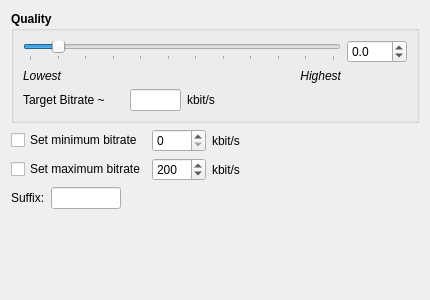
<?xml version="1.0" encoding="UTF-8"?>
<ui version="4.0">
 <class>OggEncWidgetUI</class>
 <widget class="QWidget" name="OggEncWidgetUI">
  <property name="geometry">
   <rect>
    <x>0</x>
    <y>0</y>
    <width>430</width>
    <height>300</height>
   </rect>
  </property>
  <property name="minimumSize">
   <size>
    <width>430</width>
    <height>300</height>
   </size>
  </property>
  <layout class="QGridLayout" name="gridLayout_2">
   <item row="0" column="0" colspan="4">
    <widget class="QGroupBox" name="groupBox">
     <property name="font">
      <font>
       <weight>75</weight>
       <bold>true</bold>
      </font>
     </property>
     <property name="title">
      <string>Quality</string>
     </property>
     <layout class="QGridLayout" name="gridLayout">
      <item row="0" column="0" colspan="4">
       <widget class="QSlider" name="horizontalSlider_quality">
        <property name="minimum">
         <number>-10</number>
        </property>
        <property name="maximum">
         <number>100</number>
        </property>
        <property name="pageStep">
         <number>10</number>
        </property>
        <property name="orientation">
         <enum>Qt::Horizontal</enum>
        </property>
        <property name="tickPosition">
         <enum>QSlider::TicksBelow</enum>
        </property>
       </widget>
      </item>
      <item row="0" column="4">
       <widget class="QDoubleSpinBox" name="kdoublenuminput_quality">
        <property name="sizePolicy">
         <sizepolicy hsizetype="Fixed" vsizetype="Fixed">
          <horstretch>0</horstretch>
          <verstretch>0</verstretch>
         </sizepolicy>
        </property>
        <property name="maximumSize">
         <size>
          <width>60</width>
          <height>16777215</height>
         </size>
        </property>
        <property name="baseSize">
         <size>
          <width>0</width>
          <height>0</height>
         </size>
        </property>
        <property name="font">
         <font>
          <weight>50</weight>
          <bold>false</bold>
         </font>
        </property>
        <property name="minimum">
         <double>-1.000000000000000</double>
        </property>
        <property name="maximum">
         <double>10.000000000000000</double>
        </property>
        <property name="singleStep">
         <double>1.000000000000000</double>
        </property>
        <property name="decimals">
         <number>1</number>
        </property>
       </widget>
      </item>
      <item row="1" column="0">
       <widget class="QLabel" name="label_lowest">
        <property name="font">
         <font>
          <weight>50</weight>
          <italic>true</italic>
          <bold>false</bold>
         </font>
        </property>
        <property name="text">
         <string>Lowest</string>
        </property>
       </widget>
      </item>
      <item row="1" column="3">
       <widget class="QLabel" name="label_highest">
        <property name="font">
         <font>
          <weight>50</weight>
          <italic>true</italic>
          <bold>false</bold>
         </font>
        </property>
        <property name="mouseTracking">
         <bool>true</bool>
        </property>
        <property name="text">
         <string>Highest</string>
        </property>
        <property name="alignment">
         <set>Qt::AlignRight|Qt::AlignTrailing|Qt::AlignVCenter</set>
        </property>
       </widget>
      </item>
      <item row="2" column="0">
       <widget class="QLabel" name="label_targetbitrate">
        <property name="sizePolicy">
         <sizepolicy hsizetype="Preferred" vsizetype="Preferred">
          <horstretch>0</horstretch>
          <verstretch>0</verstretch>
         </sizepolicy>
        </property>
        <property name="minimumSize">
         <size>
          <width>101</width>
          <height>0</height>
         </size>
        </property>
        <property name="maximumSize">
         <size>
          <width>101</width>
          <height>16777215</height>
         </size>
        </property>
        <property name="font">
         <font>
          <weight>50</weight>
          <bold>false</bold>
         </font>
        </property>
        <property name="text">
         <string>Target Bitrate ~</string>
        </property>
       </widget>
      </item>
      <item row="2" column="1">
       <widget class="KLineEdit" name="lineEdit_kbps">
        <property name="enabled">
         <bool>true</bool>
        </property>
        <property name="sizePolicy">
         <sizepolicy hsizetype="Fixed" vsizetype="Fixed">
          <horstretch>0</horstretch>
          <verstretch>0</verstretch>
         </sizepolicy>
        </property>
        <property name="minimumSize">
         <size>
          <width>51</width>
          <height>0</height>
         </size>
        </property>
        <property name="maximumSize">
         <size>
          <width>51</width>
          <height>16777215</height>
         </size>
        </property>
        <property name="font">
         <font>
          <weight>50</weight>
          <bold>false</bold>
         </font>
        </property>
        <property name="readOnly">
         <bool>true</bool>
        </property>
       </widget>
      </item>
      <item row="2" column="2">
       <widget class="QLabel" name="label_kbits">
        <property name="font">
         <font>
          <weight>50</weight>
          <bold>false</bold>
         </font>
        </property>
        <property name="text">
         <string>kbit/s</string>
        </property>
       </widget>
      </item>
     </layout>
    </widget>
   </item>
   <item row="1" column="0">
    <widget class="QCheckBox" name="checkBox_minbitrate">
     <property name="text">
      <string>Set minimum bitrate</string>
     </property>
     <property name="checked">
      <bool>false</bool>
     </property>
    </widget>
   </item>
   <item row="1" column="1">
    <widget class="QSpinBox" name="kintspinbox_minbitrate">
     <property name="maximumSize">
      <size>
       <width>75</width>
       <height>16777215</height>
      </size>
     </property>
     <property name="maximum">
      <number>200</number>
     </property>
    </widget>
   </item>
   <item row="1" column="3">
    <spacer name="horizontalSpacer_2">
     <property name="orientation">
      <enum>Qt::Horizontal</enum>
     </property>
     <property name="sizeHint" stdset="0">
      <size>
       <width>4</width>
       <height>20</height>
      </size>
     </property>
    </spacer>
   </item>
   <item row="2" column="0">
    <widget class="QCheckBox" name="checkBox_maxbitrate">
     <property name="text">
      <string>Set maximum bitrate</string>
     </property>
    </widget>
   </item>
   <item row="2" column="1">
    <widget class="QSpinBox" name="kintspinbox_maxbitrate">
     <property name="maximumSize">
      <size>
       <width>75</width>
       <height>16777215</height>
      </size>
     </property>
     <property name="maximum">
      <number>1000</number>
     </property>
     <property name="value">
      <number>200</number>
     </property>
    </widget>
   </item>
   <item row="2" column="2">
    <widget class="QLabel" name="label_maxbitrate_kbps">
     <property name="text">
      <string>kbit/s</string>
     </property>
    </widget>
   </item>
   <item row="2" column="3">
    <spacer name="horizontalSpacer_3">
     <property name="orientation">
      <enum>Qt::Horizontal</enum>
     </property>
     <property name="sizeHint" stdset="0">
      <size>
       <width>4</width>
       <height>20</height>
      </size>
     </property>
    </spacer>
   </item>
   <item row="3" column="0" colspan="4">
    <layout class="QHBoxLayout" name="horizontalLayout">
     <item>
      <widget class="QLabel" name="label_suffix">
       <property name="sizePolicy">
        <sizepolicy hsizetype="Preferred" vsizetype="Fixed">
         <horstretch>0</horstretch>
         <verstretch>0</verstretch>
        </sizepolicy>
       </property>
       <property name="text">
        <string>Suffix:</string>
       </property>
      </widget>
     </item>
     <item>
      <widget class="KLineEdit" name="klineedit_suffix">
       <property name="sizePolicy">
        <sizepolicy hsizetype="Fixed" vsizetype="Fixed">
         <horstretch>30</horstretch>
         <verstretch>0</verstretch>
        </sizepolicy>
       </property>
       <property name="maximumSize">
        <size>
         <width>70</width>
         <height>16777215</height>
        </size>
       </property>
      </widget>
     </item>
     <item>
      <spacer name="horizontalSpacer">
       <property name="orientation">
        <enum>Qt::Horizontal</enum>
       </property>
       <property name="sizeHint" stdset="0">
        <size>
         <width>40</width>
         <height>20</height>
        </size>
       </property>
      </spacer>
     </item>
    </layout>
   </item>
   <item row="4" column="0">
    <spacer name="verticalSpacer">
     <property name="orientation">
      <enum>Qt::Vertical</enum>
     </property>
     <property name="sizeHint" stdset="0">
      <size>
       <width>20</width>
       <height>108</height>
      </size>
     </property>
    </spacer>
   </item>
   <item row="1" column="2">
    <widget class="QLabel" name="label_minbitrate_kbps">
     <property name="text">
      <string>kbit/s</string>
     </property>
    </widget>
   </item>
  </layout>
 </widget>
 <customwidgets>
  <customwidget>
   <class>KLineEdit</class>
   <extends>QLineEdit</extends>
   <header>klineedit.h</header>
  </customwidget>
 </customwidgets>
 <resources/>
 <connections/>
</ui>
